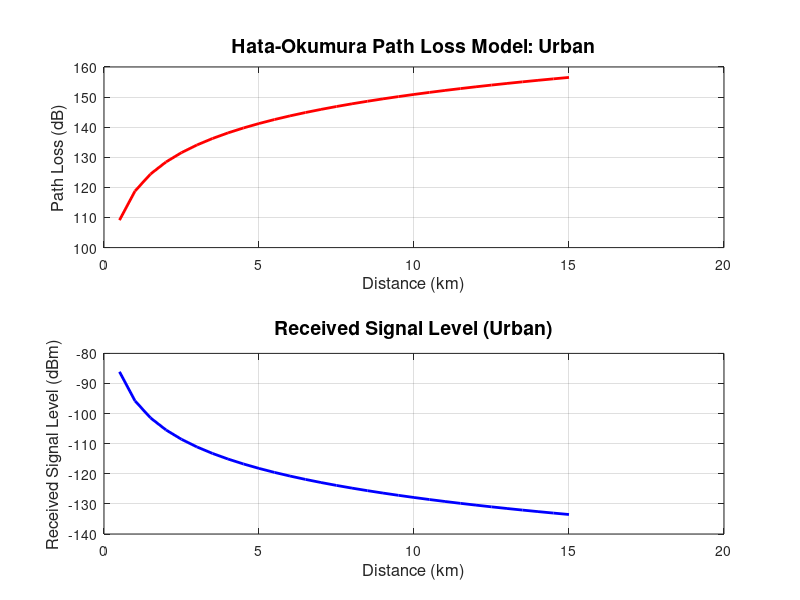

Recreate this plot in MATLAB.
clc;
clear all;

% Parameters
Hbts = 40;     % BTS antenna height above base
Tbts = 350;    % Terrain elevation at BTS
Htav = 300;    % Average terrain height
Hm = 2;        % Mobile antenna height in meters
f = 900;       % Frequency in MHz (valid for Hata model)
d = 0.5:0.5:15; % Distance in km
Pt = 0.020;    % Transmit power in Watts
Gt = 10;       % BTS antenna gain in dBi

% Effective BTS antenna height
Hb = Hbts + Tbts - Htav;

disp('Hata-Okumura Model');

% Mobile antenna correction factor
aHm = 3.2*(log10(11.75*Hm))^2 - 4.97;

% Path loss parameters
A = 69.55 + 26.16*log10(f) - 13.82*log10(Hb) - aHm;
B = 44.9 - 6.55*log10(Hb);

% Path loss calculation
PL = A + B*log10(d);

% Plot Path Loss
subplot(2,1,1);
plot(d, PL, 'r', 'LineWidth', 2);
title("Hata-Okumura Path Loss Model: Urban", 'fontsize', 14);
xlabel('Distance (km)', 'fontsize', 12);
ylabel('Path Loss (dB)', 'fontsize', 12);
grid on;

% Received Signal Level
Pr = 10*log10(Pt*1000) + Gt - PL;

% Plot Received Signal Level
subplot(2,1,2);
plot(d, Pr, 'b', 'LineWidth', 2);
title("Received Signal Level (Urban)", 'fontsize', 14);
xlabel('Distance (km)', 'fontsize', 12);
ylabel('Received Signal Level (dBm)', 'fontsize', 12);
grid on;
